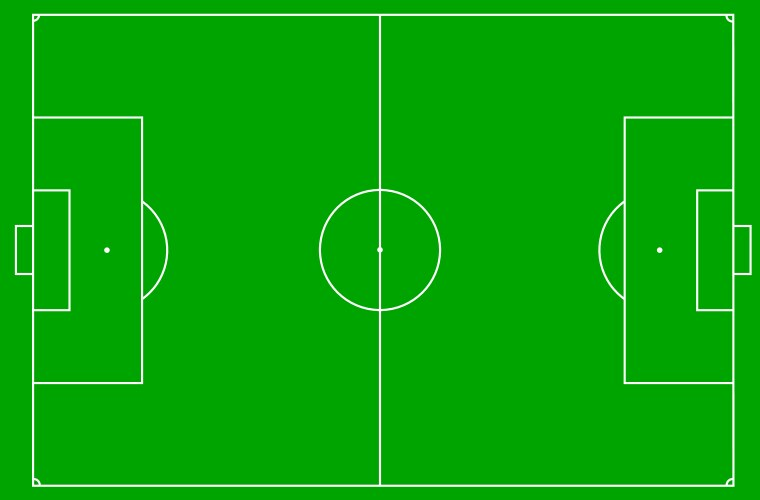
#> input picture input/pitch.jpg, 760 x 500 px
$ python -i line_detection_utils.py   (imports and definitions only)
#> lines starting #> are read from the running program, lines starting #| are printed output that depends on the picture
import cv2
import numpy as np
import sys
# [1 line not run here, left out]


def get_lines(image):
    image_hsv = cv2.cvtColor(image, cv2.COLOR_RGB2HSV)
#> image_hsv: shape (500, 760, 3); mean H, S, V 60, 247.1, 166.1

    lower_white = np.array([0, 0, 110]) # 168
    upper_white = np.array([172, 111, 255])
    mask = cv2.inRange(image_hsv, lower_white, upper_white)
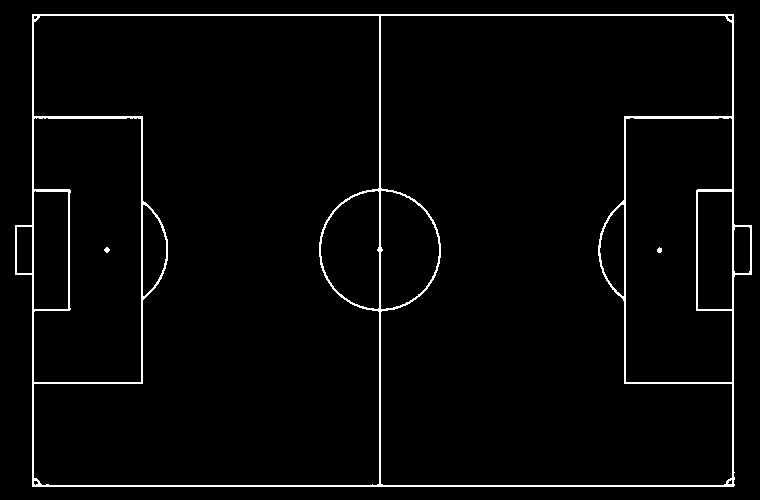
#> mask: shape (500, 760); 2.7% white in thin lines or dots
    # edges = cv2.Canny(mask, 50, 200)
    h, w, _ = image.shape
#> h = 500; w = 760
    lines = cv2.HoughLinesP(mask, 1, np.pi / 180, 60, maxLineGap=30)
#> lines = 30 rows, first 6: [32, 14, 733, 14], [32, 485, 734, 485], [32, 15, 733, 15], [32, 486, 733, 486], [32, 484, 32, 16], [379, 484, 379, 16]

    # Filter the lines
    center_line = None
    down_touch_line = None
    up_touch_line = None
    penalty_line = None
    length, length2 = 0, 0
    width1, width2 = 0, 0
    if lines is not None:
        for line in lines:
            x1, y1, x2, y2 = line[0]
            if (y1 <= h // 2 <= y2) or (y2 <= h // 2 <= y1) or (abs(y1-y2) > abs(x1-x2)):
                # keep the longest vertical line (halfway Line)
                if abs(y2 - y1) > length:
                    length = abs(y2 - y1)
                    center_line = [(x1, y1), (x2, y2)]
                # Second longest vertical line (penalty area line)
                if abs(y2-y1) > length2 and abs(center_line[0][0]-x1) > 100 and abs(y1-y2) > abs(x1-x2):
                    length2 = abs(y2-y1)
                    penalty_line = [(x1, y1), (x2, y2)]
            # up touch line
            if (x2-x1 > y2-y1) and (y1 >= h // 2 <= y2):
                if abs(x2 - x1) > width1:
                    width1 = abs(x2 - x1)
                    down_touch_line = [(x1, y1), (x2, y2)]
            # down touch line
            if (x2-x1 > y2-y1) and (y1 <= h // 2 >= y2):
                if abs(x2 - x1) > width2:
                    width2 = abs(x2 - x1)
                    up_touch_line = [(x1, y1), (x2, y2)]
#> this loop made 30 passes
#> (x1, y1, x2, y2, width2) on pass 1: (32, 14, 733, 14, 701)
#> (x1, y1, x2, y2, width1) on pass 2: (32, 485, 734, 485, 702)
#> after the loop, length = 468; length2 = 468; width1 = 702; width2 = 701

    return center_line, down_touch_line, up_touch_line, penalty_line

def get_intersection(line1, line2):
    '''Find the intersection point of two lines.'''
    (x1, y1), (x2, y2) = line1
    m = (y2-y1)/(x2-x1+1e-9)
    b = y2 - m*x2

    (l_x1, l_y1), (l_x2, l_y2) = line2
    m2 = (l_y2-l_y1)/(l_x2-l_x1+1e-9)
    b2 = l_y2 - m2*l_x2

    if m == m2:
        return (None, None)
    inter_x = (b-b2) / (m2-m)
    inter_y = m*inter_x + b
    return (int(inter_x), int(inter_y))

>>> import cv2
>>> picture = cv2.cvtColor(cv2.imread('../input/pitch.jpg'), cv2.COLOR_BGR2RGB)
>>> result = get_lines(picture)
#> result = ([(32, 484), (32, 16)], [(32, 485), (734, 485)], [(32, 14), (733, 14)], [(379, 484), (379, 16)])
